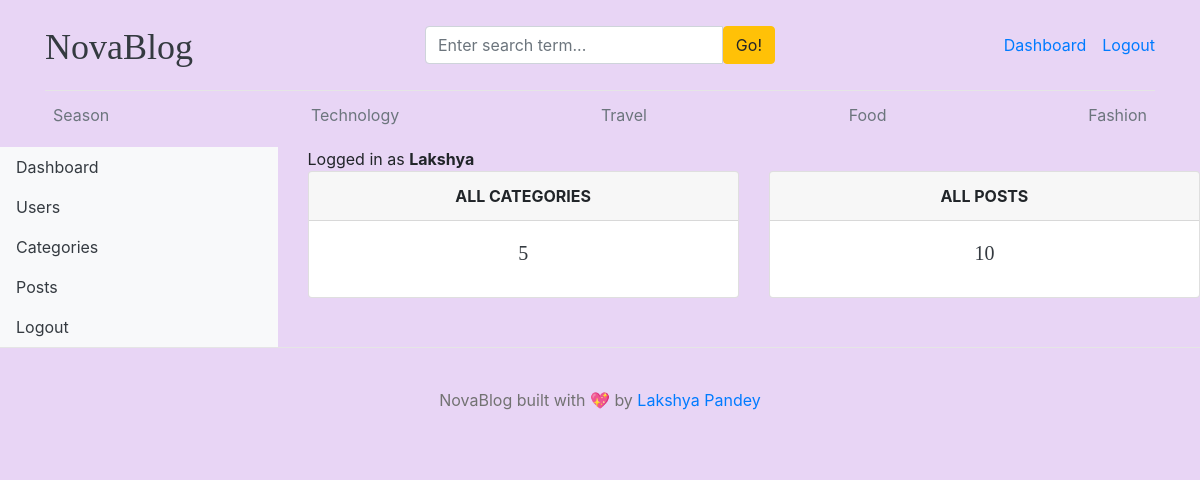
The app's page /dashboards/ (signed in) with its own data.
### blogs/models.py (models this page shows, shortened)
class Category(models.Model):
    category_name = models.CharField(max_length=50 , unique=True)
    created_at = models.DateTimeField(auto_now_add=True)
    updated_at = models.DateTimeField(auto_now=True)
    class Meta:
        verbose_name_plural = "Categories"

### dashboards/views.py (the view)
# urls.py: path('', views.dashboard, name='dashboard'),
@login_required(login_url='login')
def dashboard(request):
    category_count = Category.objects.all().count()
    blogs_count = Blog.objects.all().count()
    context = {
        'category_count': category_count,
        'blogs_count': blogs_count,
    }
    return render(request, 'dashboard/dashboard.html', context)

### blogs/context_processors.py (called while the page is built)
def get_categories(request):
    categories = Category.objects.all()
    return dict(categories=categories)

def get_social_links(request):
    social_links = SocialLink.objects.all()
    return dict(social_links=social_links)

### templates/dashboard/dashboard.html
{% extends 'base.html' %}
{% block content %}
<div class="row">
    {% include 'dashboard/sidebar.html' %}
    <div class="col-md-9">
        <span>Logged in as <b>{{ user }}</b></span>
        <div class="row">
            <div class="col">
                <div class="card border-default mb-3">
                    <div class="card-header text-center text-uppercase font-weight-bold">All Categories</div>
                    <div class="card-body text-dark">
                        <h5 class="card-title text-center">{{ category_count }}</h5>
                    </div>
                </div>
            </div>
            <div class="col">
                <div class="card border-default mb-3">
                    <div class="card-header text-center text-uppercase font-weight-bold">All posts</div>
                    <div class="card-body text-dark">
                        <h5 class="card-title text-center">{{ blogs_count }}</h5>
                    </div>
                </div>
            </div>
        </div>
    </div>
</div>
{% endblock %}

### templates/base.html (shortened to what this page needs)
{% load static %}
<!DOCTYPE html>
<html lang="en">
<head>
    <link href="https://getbootstrap.com/docs/4.0/dist/css/bootstrap.min.css" rel="stylesheet">
    <link rel="stylesheet"  href="{% static 'css/blog.css' %}" >
    <link rel="stylesheet" href="https://cdnjs.cloudflare.com/ajax/libs/font-awesome/4.7.0/css/font-awesome.min.css">
  </head>
<body>
    <div class="container">
      <header class="blog-header py-3">
        <div class="row flex-nowrap justify-content-between align-items-center">
          <div class="col-4 pt-1">
            <a class="blog-header-logo text-dark" href="/">NovaBlog</a>
          </div>
          <div class="col-4">
            <form action="{% url 'search' %}" method="GET">
              <div class="input-group">
                <input class="form-control" type="text" name="keyword" value="{{ keyword }}" placeholder="Enter search term..." aria-label="Enter search term..." aria-describedby="button-search" />
                <button type="submit" class="btn btn-warning" id="button-search" type="button">Go!</button>
            </div>
            </form>
          </div>
          <div class="col-4 d-flex justify-content-end align-items-center">
            {% if not user.is_authenticated %}
            <a class="btn btn-sm btn-warning" href="{% url 'login' %}">Login</a> &nbsp;
            <a class="btn btn-sm btn-outline-secondary" href="{% url 'register' %}">Register</a>
            {% else %}
            <span><a href="{% url 'dashboard' %}">Dashboard</a></span>
            <span><a href="{% url 'logout' %}">Logout</a></span>
            {% endif %}
          </div>
        </div>
      </header>
      <div class="nav-scroller py-1 mb-2">
        <nav class="nav d-flex justify-content-between">
          {% for cat in categories %}
          <a class="p-2 text-muted" href="{% url 'posts_by_category' cat.id %}">{{ cat.category_name }}</a>
          {% endfor %}
        </nav>
      </div>
    </div>
{% block content %}
{% endblock %}
<footer class="blog-footer">
    <p>NovaBlog built with 💖 by <a href="#">Lakshya Pandey </a></p>
  </footer>
  </body>
  </html>

### static/css/blog.css (style rules this page uses)
body { background-color: #e8d5f5; }
.container { background-color: transparent; }
.blog-header { border-bottom: 1px solid #e5e5e5; }
.blog-header-logo { font-family: "Playfair Display", Georgia, "Times New Roman", serif; font-size: 2.25rem; }
h1, h2, h3, h4, h5, h6 { font-family: "Playfair Display", Georgia, "Times New Roman", serif; }
.blog-footer { padding: 2.5rem 0; color: #727272; text-align: center; background-color: #e8d5f5; border-top: .05rem solid #e5e5e5; }
.blog-footer p:last-child { margin-bottom: 0; }

### records on screen
Category: category_name "Season"
Category: category_name "Technology"
Category: category_name "Travel"
Category: category_name "Food"
Category: category_name "Fashion"

### other values on screen
{{ user }} "Lakshya"
{{ category_count }} "5"
{{ blogs_count }} "10"
